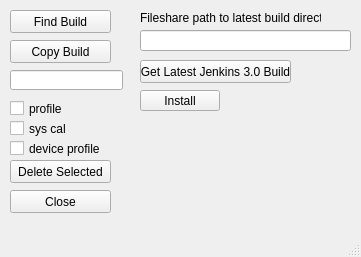
<?xml version="1.0" encoding="UTF-8"?>
<ui version="4.0">
 <class>MainWindow</class>
 <widget class="QMainWindow" name="MainWindow">
  <property name="geometry">
   <rect>
    <x>0</x>
    <y>0</y>
    <width>361</width>
    <height>257</height>
   </rect>
  </property>
  <property name="windowTitle">
   <string>MainWindow</string>
  </property>
  <widget class="QWidget" name="centralwidget">
   <widget class="QPushButton" name="pushButton_findBuild">
    <property name="geometry">
     <rect>
      <x>10</x>
      <y>10</y>
      <width>101</width>
      <height>23</height>
     </rect>
    </property>
    <property name="text">
     <string>Find Build</string>
    </property>
   </widget>
   <widget class="QPushButton" name="pushButton_copyBuild">
    <property name="geometry">
     <rect>
      <x>10</x>
      <y>40</y>
      <width>101</width>
      <height>23</height>
     </rect>
    </property>
    <property name="text">
     <string>Copy Build</string>
    </property>
   </widget>
   <widget class="QCheckBox" name="checkBox_userProfile">
    <property name="geometry">
     <rect>
      <x>10</x>
      <y>100</y>
      <width>70</width>
      <height>17</height>
     </rect>
    </property>
    <property name="text">
     <string>profile</string>
    </property>
   </widget>
   <widget class="QCheckBox" name="checkBox_systemCalibration">
    <property name="geometry">
     <rect>
      <x>10</x>
      <y>120</y>
      <width>70</width>
      <height>17</height>
     </rect>
    </property>
    <property name="text">
     <string>sys cal</string>
    </property>
   </widget>
   <widget class="QCheckBox" name="checkBox_deviceProfile">
    <property name="geometry">
     <rect>
      <x>10</x>
      <y>140</y>
      <width>91</width>
      <height>17</height>
     </rect>
    </property>
    <property name="text">
     <string>device profile</string>
    </property>
   </widget>
   <widget class="QPushButton" name="pushButton_deleteSelected">
    <property name="geometry">
     <rect>
      <x>10</x>
      <y>160</y>
      <width>101</width>
      <height>23</height>
     </rect>
    </property>
    <property name="text">
     <string>Delete Selected</string>
    </property>
   </widget>
   <widget class="QPushButton" name="pushButton_close">
    <property name="geometry">
     <rect>
      <x>10</x>
      <y>190</y>
      <width>101</width>
      <height>23</height>
     </rect>
    </property>
    <property name="text">
     <string>Close</string>
    </property>
   </widget>
   <widget class="QLineEdit" name="lineEdit_findBuildResult">
    <property name="geometry">
     <rect>
      <x>10</x>
      <y>70</y>
      <width>113</width>
      <height>20</height>
     </rect>
    </property>
   </widget>
   <widget class="QPushButton" name="pushButton_getLatestJenkinsBuild">
    <property name="geometry">
     <rect>
      <x>140</x>
      <y>60</y>
      <width>151</width>
      <height>23</height>
     </rect>
    </property>
    <property name="text">
     <string>Get Latest Jenkins 3.0 Build</string>
    </property>
   </widget>
   <widget class="QLineEdit" name="lineEdit_fileshareLatestPath">
    <property name="geometry">
     <rect>
      <x>140</x>
      <y>30</y>
      <width>211</width>
      <height>21</height>
     </rect>
    </property>
   </widget>
   <widget class="QLabel" name="label_fileshareLatestPath">
    <property name="geometry">
     <rect>
      <x>140</x>
      <y>10</y>
      <width>181</width>
      <height>16</height>
     </rect>
    </property>
    <property name="text">
     <string>Fileshare path to latest build directory</string>
    </property>
   </widget>
   <widget class="QPushButton" name="pushButton_installLatestJenkinsBuild">
    <property name="geometry">
     <rect>
      <x>140</x>
      <y>90</y>
      <width>80</width>
      <height>21</height>
     </rect>
    </property>
    <property name="text">
     <string>Install</string>
    </property>
   </widget>
  </widget>
  <widget class="QMenuBar" name="menubar">
   <property name="geometry">
    <rect>
     <x>0</x>
     <y>0</y>
     <width>361</width>
     <height>20</height>
    </rect>
   </property>
  </widget>
  <widget class="QStatusBar" name="statusbar"/>
 </widget>
 <resources/>
 <connections/>
</ui>
